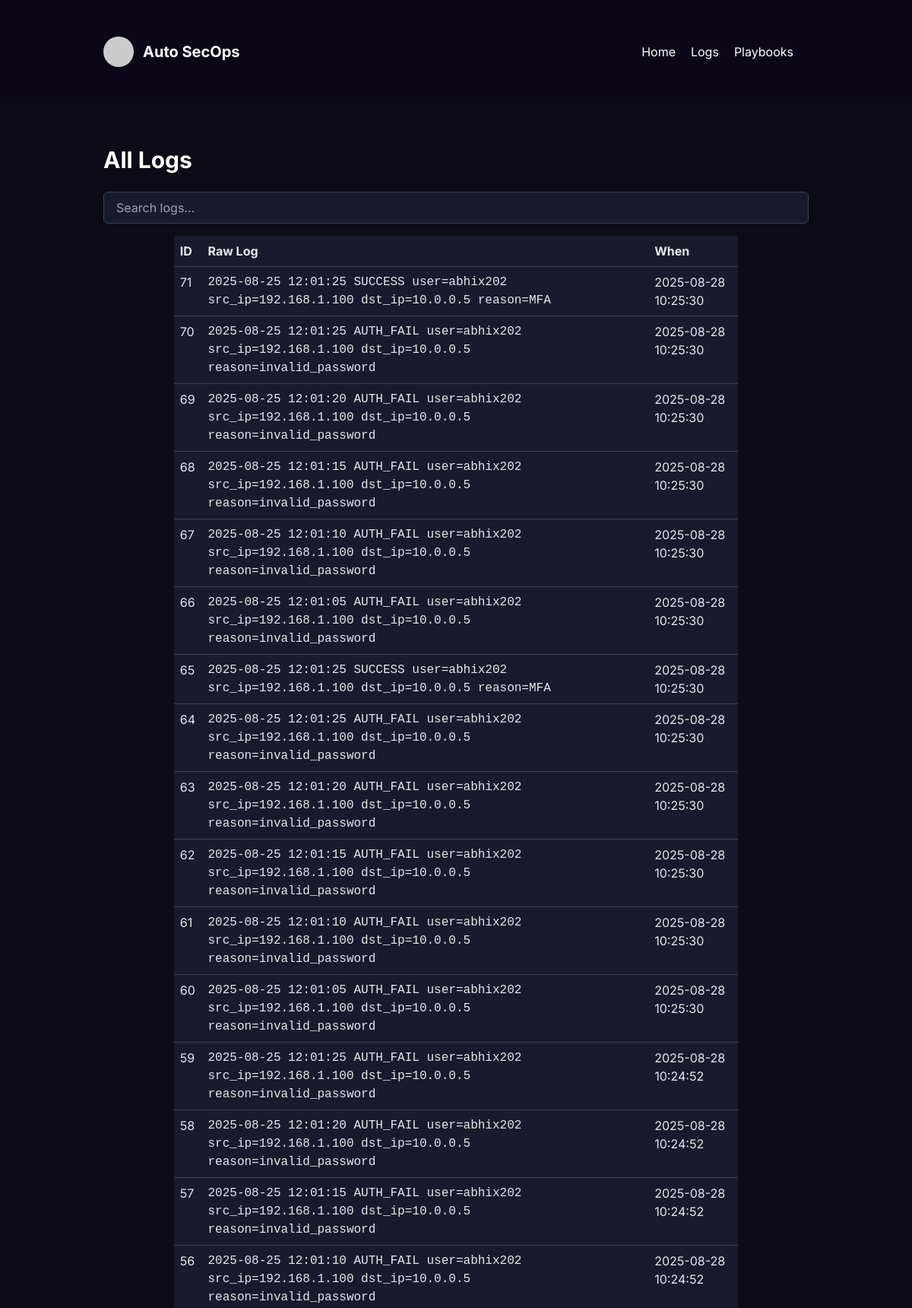
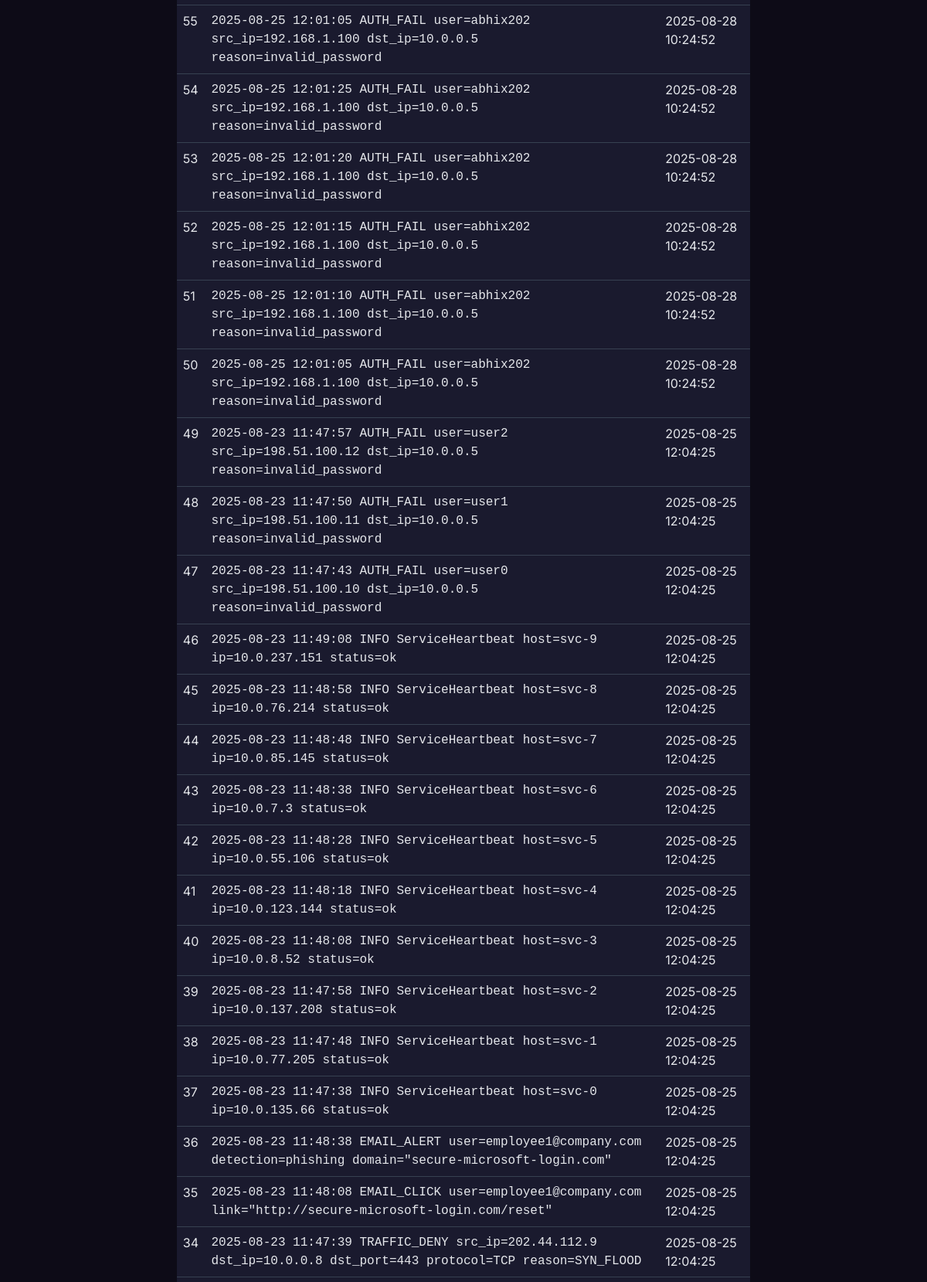
Page /logs (upper part) on the committed database (2 pictures, top to bottom).
### app.py (models this page shows)
class Log(db.Model):
    id = db.Column(db.Integer, primary_key=True)
    raw = db.Column(db.Text, nullable=False)
    timestamp = db.Column(db.DateTime, nullable=True)
    udm = db.Column(db.Text)  # JSON string
    created_at = db.Column(db.DateTime, default=now_utc)

### app.py (the view)
@app.route('/logs')
def view_logs():
    q = request.args.get('q')
    if q:
        logs = Log.query.filter(Log.raw.contains(q)).order_by(Log.created_at.desc()).limit(200).all()
    else:
        logs = Log.query.order_by(Log.created_at.desc()).limit(200).all()
    return render_template('logs.html', logs=logs, q=q)

### templates/logs.html (shortened to what this page needs)
<!doctype html>
<html lang="en">
<head>
    <link href="https://cdn.jsdelivr.net/npm/bootstrap@5.3.0/dist/css/bootstrap.min.css" rel="stylesheet">
    <link href="https://cdn.jsdelivr.net/npm/tailwindcss@2.2.19/dist/tailwind.min.css" rel="stylesheet">
</head>
<body>
    <div class="fixed top-0 left-0 w-full z-50">
        <header class="text-white body-font bg-custom-dark">
            <div class="container mx-auto flex p-5 items-center justify-between">
                <a class="flex items-center text-white">
                    <img src="https://placehold.co/40x40/5c5c8a/FFFFFF" alt="Logo" class="w-10 h-10 rounded-full">
                    <span class="ml-3 text-xl font-bold">Auto SecOps</span>
                </a>
                <nav class="md:ml-auto flex flex-wrap items-center text-base justify-center">
                    <a href="/" class="mr-5 hover:text-purple-400 cursor-pointer transition-colors">Home</a>
                    <a href="/logs" class="mr-5 hover:text-purple-400 cursor-pointer transition-colors">Logs</a>
                    <a href="/playbooks" class="mr-5 hover:text-purple-400 cursor-pointer transition-colors">Playbooks</a>
                </nav>
            </div>
        </header>
    </div>
    <main class="min-h-screen bg-gray-900 pt-24">
        <section id="logs" class="text-gray-400 body-font">
            <div class="container mx-auto px-5 py-24">
                <h2 class="text-3xl font-bold text-white mb-4">All Logs</h2>
                <form class="mb-3">
                    <input name="q" placeholder="Search logs..." class="form-control bg-gray-800 bg-opacity-40 rounded border border-gray-700 focus:border-purple-500 focus:bg-gray-900 focus:ring-2 focus:ring-purple-900 text-base outline-none text-gray-100 py-1 px-3 leading-8 transition-colors duration-200 ease-in-out" value="{{ q or '' }}">
                </form>
                <div class="w-full lg:w-4/5 mx-auto">
                    <table class="table w-full table-dark-custom">
                        <thead>
                            <tr>
                                <th>ID</th>
                                <th>Raw Log</th>
                                <th>When</th>
                            </tr>
                        </thead>
                        <tbody>
                            {% for log in logs %}
                            <tr>
                                <td>{{ log.id }}</td>
                                <td><pre class="text-gray-200" style="white-space:pre-wrap;">{{ log.raw }}</pre></td>
                                <td>{{ log.created_at.strftime('%Y-%m-%d %H:%M:%S') }}</td>
                            </tr>
                            {% endfor %}
                        </tbody>
                    </table>
                </div>
            </div>
        </section>
    </main>
</body>
</html>

### templates/logs.html (style rules this page uses)
body { font-family: 'Inter', sans-serif; background-color: #0d0b17; }
.bg-custom-dark { background-color: #0b0717; }
.bg-gray-900 { background-color: #0d0b17; }
.bg-gray-800 { background-color: #1a1a2e; }
.table-dark-custom { background-color: #1a1a2e; color: #e5e7eb; }
.table-dark-custom th, .table-dark-custom td { border-color: #374151; background-color: #1a1a2e !important; color: #e5e7eb !important; }
.form-control.bg-gray-800 { background-color: #1a1a2e !important; color: #e5e7eb !important; border-color: #374151 !important; }
.form-control.bg-gray-800::placeholder { color: #9ca3af; }

### rows in the picture
Log: id "71", raw "2025-08-25 12:01:25 SUCCESS user=abhix202 src_ip=192.168.1.100 dst_ip=10.0.0.5 reason=MFA", created_at "2025-08-28 10:25:30"
Log: id "70", raw "2025-08-25 12:01:25 AUTH_FAIL user=abhix202 src_ip=192.168.1.100 dst_ip=10.0.0.5 reason=invalid_password", created_at "2025-08-28 10:25:30"
Log: id "69", raw "2025-08-25 12:01:20 AUTH_FAIL user=abhix202 src_ip=192.168.1.100 dst_ip=10.0.0.5 reason=invalid_password", created_at "2025-08-28 10:25:30"
Log: id "68", raw "2025-08-25 12:01:15 AUTH_FAIL user=abhix202 src_ip=192.168.1.100 dst_ip=10.0.0.5 reason=invalid_password", created_at "2025-08-28 10:25:30"
Log: id "67", raw "2025-08-25 12:01:10 AUTH_FAIL user=abhix202 src_ip=192.168.1.100 dst_ip=10.0.0.5 reason=invalid_password", created_at "2025-08-28 10:25:30"
Log: id "66", raw "2025-08-25 12:01:05 AUTH_FAIL user=abhix202 src_ip=192.168.1.100 dst_ip=10.0.0.5 reason=invalid_password", created_at "2025-08-28 10:25:30"
Log: id "65", raw "2025-08-25 12:01:25 SUCCESS user=abhix202 src_ip=192.168.1.100 dst_ip=10.0.0.5 reason=MFA", created_at "2025-08-28 10:25:30"
Log: id "64", raw "2025-08-25 12:01:25 AUTH_FAIL user=abhix202 src_ip=192.168.1.100 dst_ip=10.0.0.5 reason=invalid_password", created_at "2025-08-28 10:25:30"
Log: id "63", raw "2025-08-25 12:01:20 AUTH_FAIL user=abhix202 src_ip=192.168.1.100 dst_ip=10.0.0.5 reason=invalid_password", created_at "2025-08-28 10:25:30"
Log: id "62", raw "2025-08-25 12:01:15 AUTH_FAIL user=abhix202 src_ip=192.168.1.100 dst_ip=10.0.0.5 reason=invalid_password", created_at "2025-08-28 10:25:30"
Log: id "61", raw "2025-08-25 12:01:10 AUTH_FAIL user=abhix202 src_ip=192.168.1.100 dst_ip=10.0.0.5 reason=invalid_password", created_at "2025-08-28 10:25:30"
Log: id "60", raw "2025-08-25 12:01:05 AUTH_FAIL user=abhix202 src_ip=192.168.1.100 dst_ip=10.0.0.5 reason=invalid_password", created_at "2025-08-28 10:25:30"
Log: id "59", raw "2025-08-25 12:01:25 AUTH_FAIL user=abhix202 src_ip=192.168.1.100 dst_ip=10.0.0.5 reason=invalid_password", created_at "2025-08-28 10:24:52"
Log: id "58", raw "2025-08-25 12:01:20 AUTH_FAIL user=abhix202 src_ip=192.168.1.100 dst_ip=10.0.0.5 reason=invalid_password", created_at "2025-08-28 10:24:52"
Log: id "57", raw "2025-08-25 12:01:15 AUTH_FAIL user=abhix202 src_ip=192.168.1.100 dst_ip=10.0.0.5 reason=invalid_password", created_at "2025-08-28 10:24:52"
Log: id "56", raw "2025-08-25 12:01:10 AUTH_FAIL user=abhix202 src_ip=192.168.1.100 dst_ip=10.0.0.5 reason=invalid_password", created_at "2025-08-28 10:24:52"
Log: id "55", raw "2025-08-25 12:01:05 AUTH_FAIL user=abhix202 src_ip=192.168.1.100 dst_ip=10.0.0.5 reason=invalid_password", created_at "2025-08-28 10:24:52"
Log: id "54", raw "2025-08-25 12:01:25 AUTH_FAIL user=abhix202 src_ip=192.168.1.100 dst_ip=10.0.0.5 reason=invalid_password", created_at "2025-08-28 10:24:52"
Log: id "53", raw "2025-08-25 12:01:20 AUTH_FAIL user=abhix202 src_ip=192.168.1.100 dst_ip=10.0.0.5 reason=invalid_password", created_at "2025-08-28 10:24:52"
Log: id "52", raw "2025-08-25 12:01:15 AUTH_FAIL user=abhix202 src_ip=192.168.1.100 dst_ip=10.0.0.5 reason=invalid_password", created_at "2025-08-28 10:24:52"
Log: id "51", raw "2025-08-25 12:01:10 AUTH_FAIL user=abhix202 src_ip=192.168.1.100 dst_ip=10.0.0.5 reason=invalid_password", created_at "2025-08-28 10:24:52"
Log: id "50", raw "2025-08-25 12:01:05 AUTH_FAIL user=abhix202 src_ip=192.168.1.100 dst_ip=10.0.0.5 reason=invalid_password", created_at "2025-08-28 10:24:52"
Log: id "49", raw "2025-08-23 11:47:57 AUTH_FAIL user=user2 src_ip=198.51.100.12 dst_ip=10.0.0.5 reason=invalid_password", created_at "2025-08-25 12:04:25"
Log: id "48", raw "2025-08-23 11:47:50 AUTH_FAIL user=user1 src_ip=198.51.100.11 dst_ip=10.0.0.5 reason=invalid_password", created_at "2025-08-25 12:04:25"
Log: id "47", raw "2025-08-23 11:47:43 AUTH_FAIL user=user0 src_ip=198.51.100.10 dst_ip=10.0.0.5 reason=invalid_password", created_at "2025-08-25 12:04:25"
Log: id "46", raw "2025-08-23 11:49:08 INFO ServiceHeartbeat host=svc-9 ip=10.0.237.151 status=ok", created_at "2025-08-25 12:04:25"
Log: id "45", raw "2025-08-23 11:48:58 INFO ServiceHeartbeat host=svc-8 ip=10.0.76.214 status=ok", created_at "2025-08-25 12:04:25"
Log: id "44", raw "2025-08-23 11:48:48 INFO ServiceHeartbeat host=svc-7 ip=10.0.85.145 status=ok", created_at "2025-08-25 12:04:25"
Log: id "43", raw "2025-08-23 11:48:38 INFO ServiceHeartbeat host=svc-6 ip=10.0.7.3 status=ok", created_at "2025-08-25 12:04:25"
Log: id "42", raw "2025-08-23 11:48:28 INFO ServiceHeartbeat host=svc-5 ip=10.0.55.106 status=ok", created_at "2025-08-25 12:04:25"
Log: id "41", raw "2025-08-23 11:48:18 INFO ServiceHeartbeat host=svc-4 ip=10.0.123.144 status=ok", created_at "2025-08-25 12:04:25"
Log: id "40", raw "2025-08-23 11:48:08 INFO ServiceHeartbeat host=svc-3 ip=10.0.8.52 status=ok", created_at "2025-08-25 12:04:25"
Log: id "39", raw "2025-08-23 11:47:58 INFO ServiceHeartbeat host=svc-2 ip=10.0.137.208 status=ok", created_at "2025-08-25 12:04:25"
Log: id "38", raw "2025-08-23 11:47:48 INFO ServiceHeartbeat host=svc-1 ip=10.0.77.205 status=ok", created_at "2025-08-25 12:04:25"
Log: id "37", raw "2025-08-23 11:47:38 INFO ServiceHeartbeat host=svc-0 ip=10.0.135.66 status=ok", created_at "2025-08-25 12:04:25"
Log: id "36", raw "2025-08-23 11:48:38 EMAIL_ALERT user=employee1@company.com detection=phishing domain=\"secure-microsoft-login.com\"", created_at "2025-08-25 12:04:25"
Log: id "35", raw "2025-08-23 11:48:08 EMAIL_CLICK user=employee1@company.com link=\"http://secure-microsoft-login.com/reset\"", created_at "2025-08-25 12:04:25"
Log: id "34", raw "2025-08-23 11:47:39 TRAFFIC_DENY src_ip=202.44.112.9 dst_ip=10.0.0.8 dst_port=443 protocol=TCP reason=SYN_FLOOD", created_at "2025-08-25 12:04:25"
